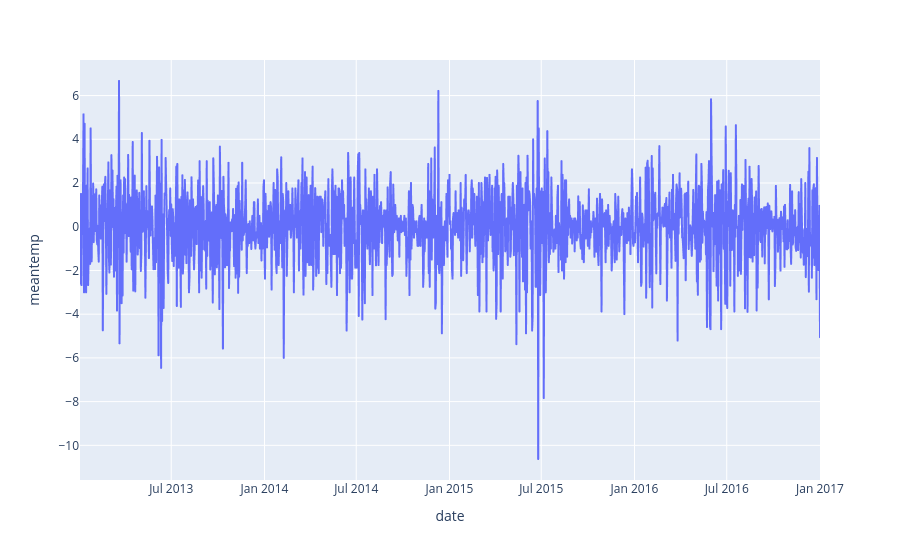

Write notebook code for a chart like this one.
### Code cell
df_diff = df_train.copy()
df_diff["meantemp"] = df_diff["meantemp"].diff()

df_diff = df_diff.dropna()

px.line(df_diff, x="date", y="meantemp")

### Figure 1 — Plotly figure (JSON) as saved in the notebook; plotly's stock layout.template omitted (floating-point values rounded to 4 significant figures; data arrays with more than 128 entries replaced by an {"elided": "..."} marker saying what was removed)
{"data": [{"hovertemplate": "date=%{x}<br>meantemp=%{y}<extra></extra>", "legendgroup": "", "line": {"color": "#636efa", "dash": "solid"}, "marker": {"symbol": "circle"}, "mode": "lines", "name": "", "showlegend": false, "type": "scattergl", "x": {"elided": "1461 str values"}, "xaxis": "x", "y": {"elided": "1461 float values"}, "yaxis": "y"}], "layout": {"legend": {"tracegroupgap": 0}, "margin": {"t": 60}, "xaxis": {"anchor": "y", "domain": [0, 1], "title": {"text": "date"}}, "yaxis": {"anchor": "x", "domain": [0, 1], "title": {"text": "meantemp"}}}}
